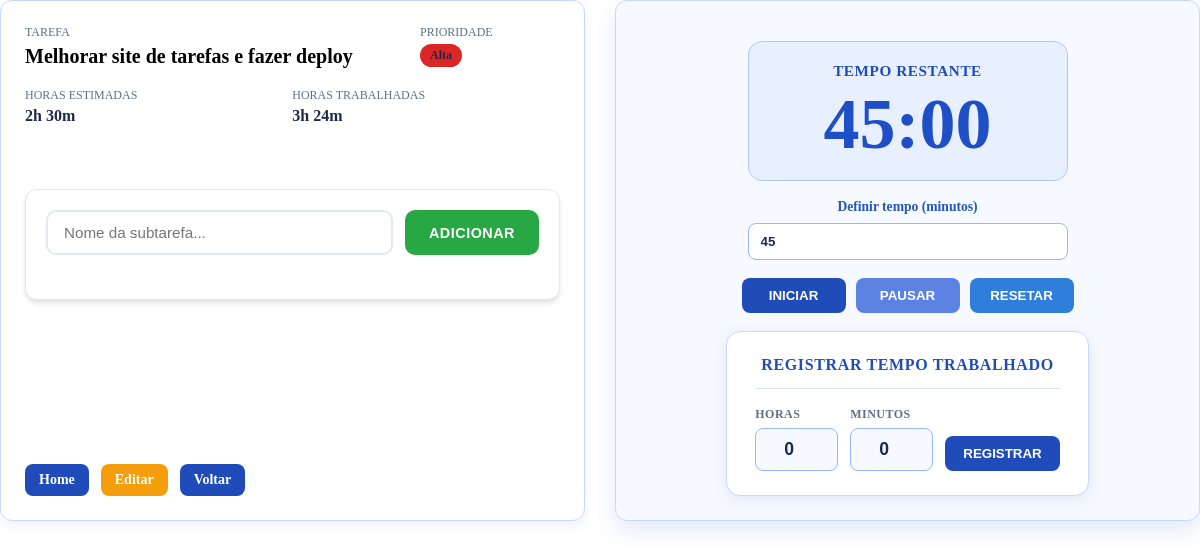
Page /horas/15/ on the committed database.
### tarefas/models.py (models this page shows, shortened)
class Tarefa(models.Model):
    PRIORIDADE_CHOICES = [
        ('BA', 'Baixa'),
        ('ME', 'Média'),
        ('AL', 'Alta'),
    ]
    STATUS_CHOICES = [
        ('ES', 'Em espera'),
        ('AN', 'Em andamento'),
        ('CO', 'Concluída'),
    ]
    nome = models.CharField(max_length=255)
    descricao = models.TextField(blank=True)
    prioridade = models.CharField(
        max_length=2, choices=PRIORIDADE_CHOICES, default='ME')
    status = models.CharField(
        max_length=2, choices=STATUS_CHOICES, default='ES')
    horas_estimadas = models.PositiveIntegerField(
        default=0, help_text='Minutos estimados')
    horas_trabalhadas = models.PositiveIntegerField(
        default=0, help_text='Minutos trabalhados')
    data = models.DateField()
    categoria = models.ForeignKey(
        CategoriaTarefa, on_delete=models.SET_NULL, null=True, blank=True,
        related_name='tarefas')
    @property
    def horas_estimadas_formatadas(self):
        horas = self.horas_estimadas // 60
        minutos = self.horas_estimadas % 60
        if horas > 0 and minutos > 0:
            return f"{horas}h {minutos}m"
        if horas > 0:
            return f"{horas}h"
        return f"{minutos}m"
    @property
    def horas_trabalhadas_formatadas(self):
        horas = self.horas_trabalhadas // 60
        minutos = self.horas_trabalhadas % 60
        if horas > 0 and minutos > 0:
            return f"{horas}h {minutos}m"
        if horas > 0:
            return f"{horas}h"
        return f"{minutos}m"

### tarefas/views.py (the view)
# urls.py: path('horas/<int:tarefa_id>/', views.horas_tarefa, name='horas_tarefa'),
def horas_tarefa(request, tarefa_id):
    tarefa = get_object_or_404(Tarefa, id=tarefa_id)
    data_cronograma = request.GET.get('data', '') or str(tarefa.data)
    return render(request, 'horas_tarefa.html', {'tarefa': tarefa, 'data_cronograma': data_cronograma})

### templates/horas_tarefa.html (shortened to what this page needs)
{% extends 'index.html' %}
{% load static %}
{% block content %}
<div class="page-wrapper">
  <div class="detalhes-col">
    <header class='tarefa-detalhes'>
      <div class='detalhe-item'>
        <small class='item-label'>Tarefa</small>
        <h2>{{ tarefa.nome }}</h2>
      </div>
      <div class='detalhe-item'>
        <small class='item-label'>Prioridade</small>
        <span class='prioridade-badge {{ tarefa.prioridade|lower }}'>{{ tarefa.get_prioridade_display }}</span>
      </div>
      <div class='detalhe-item'>
        <small class='item-label'>Horas estimadas</small>
        <span>{{ tarefa.horas_estimadas_formatadas }}</span>
      </div>
      <div class='detalhe-item'>
        <small class='item-label'>Horas trabalhadas</small>
        <span id="horas-trabalhadas-display">{{ tarefa.horas_trabalhadas_formatadas }}</span>
      </div>
    </header>
    <article class="subtarefas-section">
      <div class="add-subtarefa-box">
        <input type="text" id="subtarefa-nome" placeholder="Nome da subtarefa...">
        <button type="button" onclick="addSubtarefa()" class="btn-sub-add">Adicionar</button>
      </div>
    </article>
    <div class='actions-row'>
      <a href="{% url 'tarefas' %}" class="btn-back">Home</a>
      <a href="{% url 'editar_tarefa' tarefa.id %}" class="btn-back" style="background-color: #f59e0b;">Editar</a>
      <a href="{% url 'tarefa_especifica' data_cronograma %}" class="btn-back">Voltar</a>
    </div>
  </div>
  <main class='marker_hours'>
    <section class='contador'>
      <div class="relogio">
        <h3>Tempo restante</h3>
        <h1 id="time"></h1>
      </div>
      <div class="escolher_tempo">
        <label for="tempo-minutos">Definir tempo (minutos)</label>
        <input type="number" id="tempo-minutos" min="1" max="999" value="45" />
      </div>
      <div class="painel">
        <button type="button" class="btn-cont btn-iniciar">Iniciar</button>
        <button type="button" class="btn-cont btn-pausar">Pausar</button>
        <button type="button" class="btn-cont btn-resetar">Resetar</button>
      </div>
      <form id="form-registrar-tempo" class="form-registrar-tempo">
        <h3>Registrar tempo trabalhado</h3>
        <div class="form-registrar-campos">
          <div class="form-campo">
            <label for="input-horas">Horas</label>
            <input type="number" id="input-horas" min="0" max="99" value="0" />
          </div>
          <div class="form-campo">
            <label for="input-minutos">Minutos</label>
            <input type="number" id="input-minutos" min="0" max="59" value="0" />
          </div>
          <button type="submit" class="btn-cont btn-registrar">Registrar</button>
        </div>
      </form>
    </section>
  </main>
</div>
{% endblock %}

### rows in the picture
Tarefa: nome "Melhorar site de tarefas e fazer deploy", prioridade "Alta", horas_estimadas_formatadas "2h 30m", horas_trabalhadas_formatadas "3h 24m"
